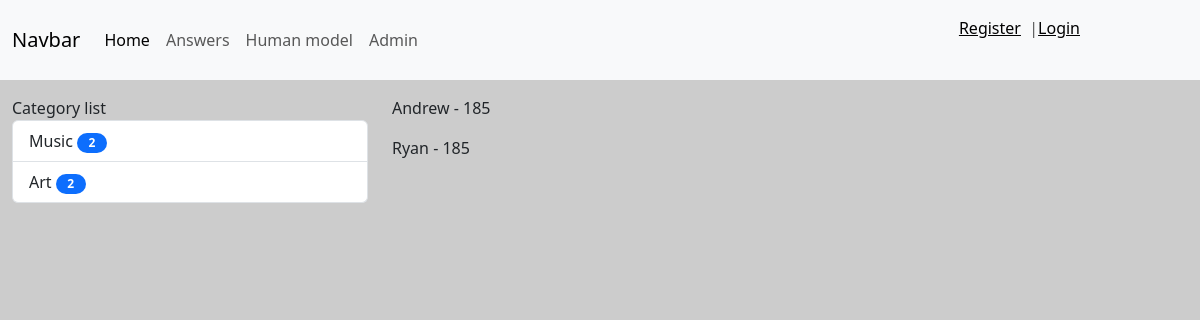
The page /answers/test/?page=2 on the database as committed earlier.
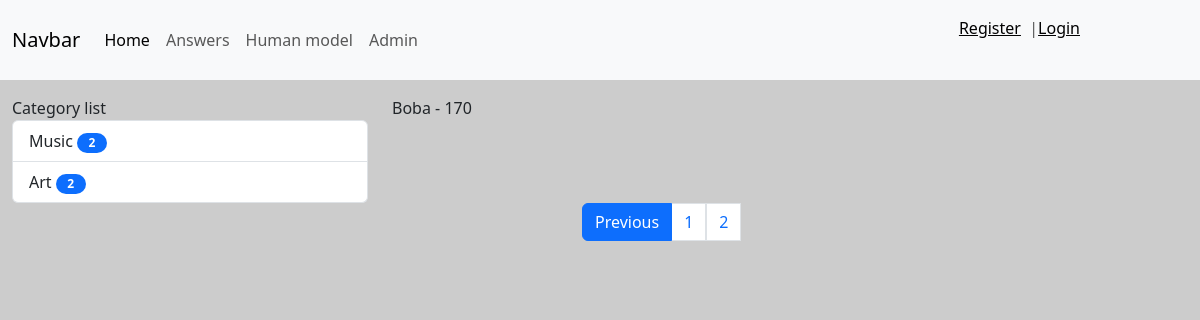
The same page on the database as committed later.
### news/models.py (models this page shows)
class Category(models.Model):
    title = models.CharField(max_length=150, db_index=True)
    def get_absolute_url(self):
        return reverse_lazy('Category', kwargs={'category_id': self.pk})
    class Meta:
        verbose_name = 'Category'
        verbose_name_plural = 'Categories'
        ordering = ['title']

### answers/models.py (models this page shows, shortened)
class Human(models.Model):
    name = models.CharField(max_length=40)
    height = models.IntegerField(null=True)
    address = models.CharField(max_length=100)
    photo = models.ImageField(upload_to='media/%Y/%m/%d', null=True, blank=True, default='')
    profession = models.ForeignKey('Profession', on_delete=models.PROTECT, null=True, blank=True)
    class Meta:
        verbose_name = 'Human'
        verbose_name_plural = 'Humans'

### answers/views.py (the view)
# urls.py: path('test/', tester, name='Test'),
def tester(request):
    objects = Human.objects.all()
    paginator = Paginator(objects, 2)
    page_num = request.GET.get('page', 1)
    page_objects = paginator.get_page(page_num)
    return render(request, 'answers/tester.html', {'page_obj': page_objects, })

### news/templatetags/news_tags.py (called while the page is built)
@register.simple_tag(name='get_list_categories')
def getCategories():
    return Category.objects.all()

@register.inclusion_tag('news/list_categories.html')
def showCategories(arg1='Category', arg2='list'):
    categories = Category.objects.annotate(cnt=Count('news',filter=F('news__is_published'))).filter(cnt__gt=0)
    return {
        'categories': categories, 'arg1': arg1, 'arg2': arg2,
    }

### answers/templates/answers/tester.html (shortened to what this page needs)
{% extends 'base.html' %}
{% block sidebar %}
{% include 'inc/_sidebar.html' %}
{% endblock %}
{% block content %}
{% for item in page_obj.object_list %}
<p>{{ item.name }} - {{ item.height }}</p>
{% endfor %}
{% endblock %}

### news/templates/news/list_categories.html
{% load news_tags %}
<div class="list-group">
    {{ arg1 }} {{ arg2 }}
    {% for cat in categories %}
    <a href="{{ cat.get_absolute_url }}" class="list-group-item list-group-item-action">{{ cat.title }}
        <span class="badge bg-primary rounded-pill">{{ cat.cnt }}</span>
    </a>
    {% endfor %}
</div>

Rows that differ between the two databases and show on the page:
no longer on this page (row unchanged): Human: name "Andrew", height "185"
no longer on this page (row unchanged): Human: name "Ryan", height "185"
added Human: name "Boba", height "170"
Other text that changed with them:
text now shown: "Previous"
new list line: "1"
new list line: "2"
